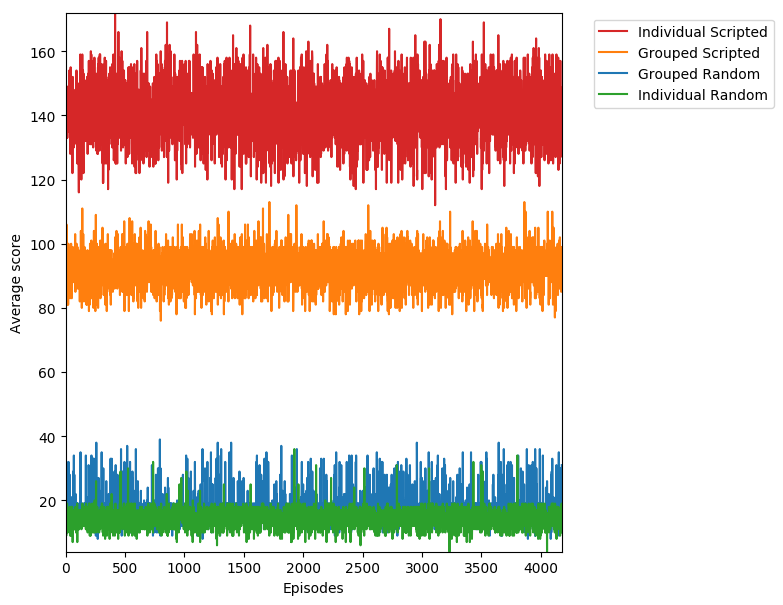

Here is the Python script that generated this plot:
import matplotlib.pyplot as plt
import numpy as np
import re

plt.rcParams['axes.xmargin'] = 0
plt.rcParams['axes.ymargin'] = 0

fig_size = plt.rcParams["figure.figsize"]

fig_size[1] = 7
plt.rcParams["figure.figsize"] = fig_size

episode = []
average_score = []
current_average = 0

plt.xlabel('Episodes')
plt.ylabel('Average score')

f1 = open("grouping_random_t0.txt", "r")

episode_gr = []
score_gr = []

for line in f1.readlines():
    search = re.match(r'(.*)episode [0-9]+(.*)', line, re.M|re.I)
    if search:
        #episode number
        e = int(re.findall(r'[0-9.]+', search.group())[8])
        if e <= 4176:
            episode_gr.append(e)
            score= int(re.findall(r'[0-9.]+', search.group())[13])
            score_gr.append(score)


line_up, = plt.plot(episode_gr,score_gr,label="Grouped Random")

f2 = open("grouping_script_t0.txt", "r")

episode_gs = []
score_gs = []

for line in f2.readlines():
    search = re.match(r'(.*)episode [0-9]+(.*)', line, re.M|re.I)
    if search:
        #episode number
        e = int(re.findall(r'[0-9.]+', search.group())[8])
        if e <= 4176:
            episode_gs.append(e)
            score= int(re.findall(r'[0-9.]+', search.group())[13])
            score_gs.append(score)


line_down, = plt.plot(episode_gs,score_gs, label="Grouped Scripted")
#
f3 = open("individual_random_ma_t0.txt", "r")

episode_ir = []
score_ir = []

for line in f3.readlines():
    search = re.match(r'(.*)episode [0-9]+(.*)', line, re.M|re.I)
    if search:
        #episode number
        e = int(re.findall(r'[0-9.]+', search.group())[8])
        if e <= 4176:
            episode_ir.append(e)
            score= int(re.findall(r'[0-9.]+', search.group())[13])
            score_ir.append(score)


line_left, = plt.plot(episode_ir,score_ir, label="Individual Random")

f4 = open("individual_script_non_ma_t0.txt", "r")

episode_in = []
score_in = []

for line in f4.readlines():
    search = re.match(r'(.*)episode [0-9]+(.*)', line, re.M|re.I)
    if search:
        #episode number
        e = int(re.findall(r'[0-9.]+', search.group())[8])
        if e <= 4176:
            episode_in.append(e)
            score= int(re.findall(r'[0-9.]+', search.group())[13])
            score_in.append(score)


line_right, = plt.plot(episode_in,score_in, label="Individual Scripted")
lgd = plt.legend(bbox_to_anchor=(1.05, 1), loc=2,
           handles=[line_right, line_down, line_up, line_left])
# plt.tight_layout()

plt.savefig("scripted.png", bbox_extra_artists=(lgd,), bbox_inches='tight')

f1.close()
f2.close()
f3.close()
f4.close()
